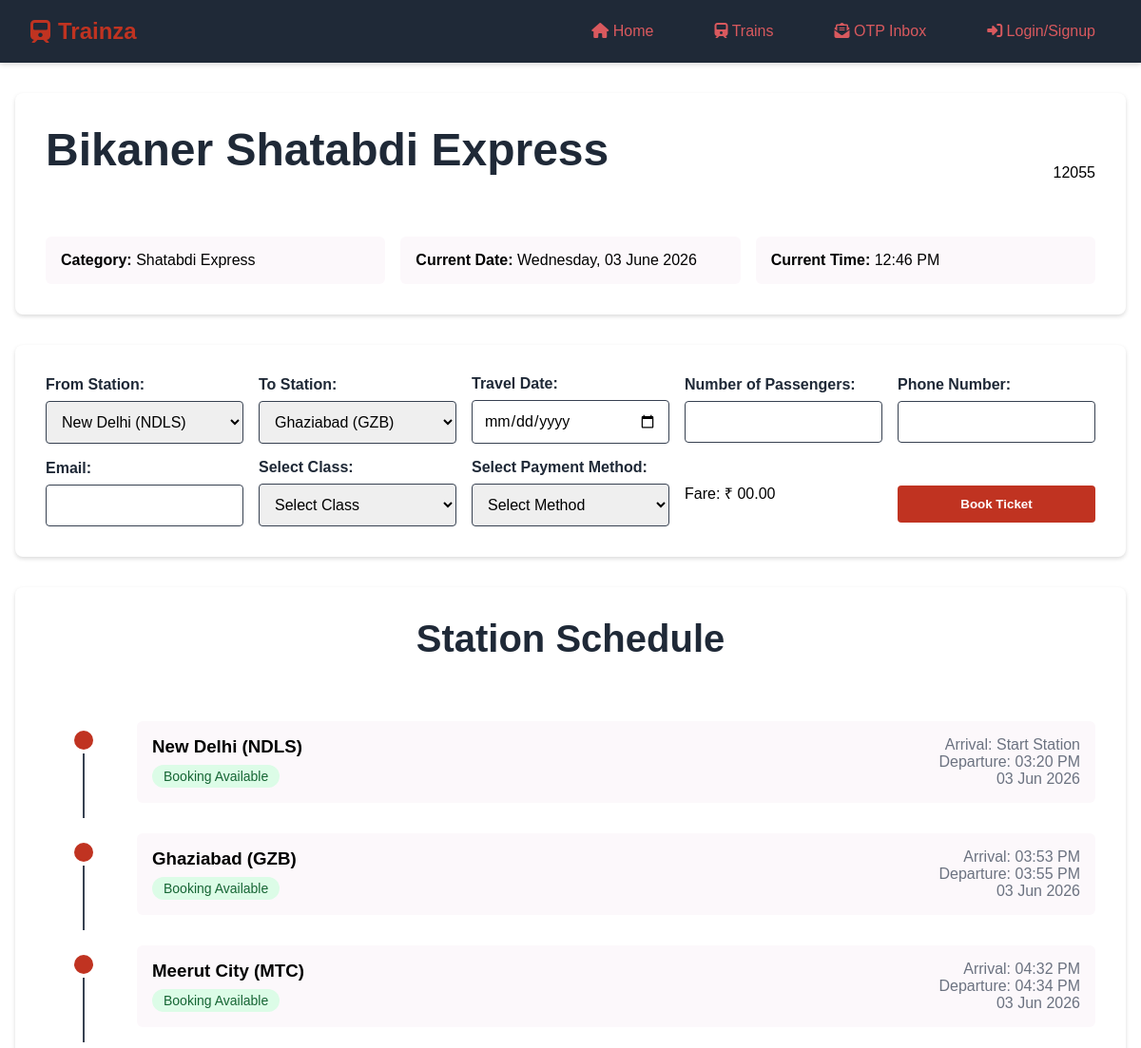
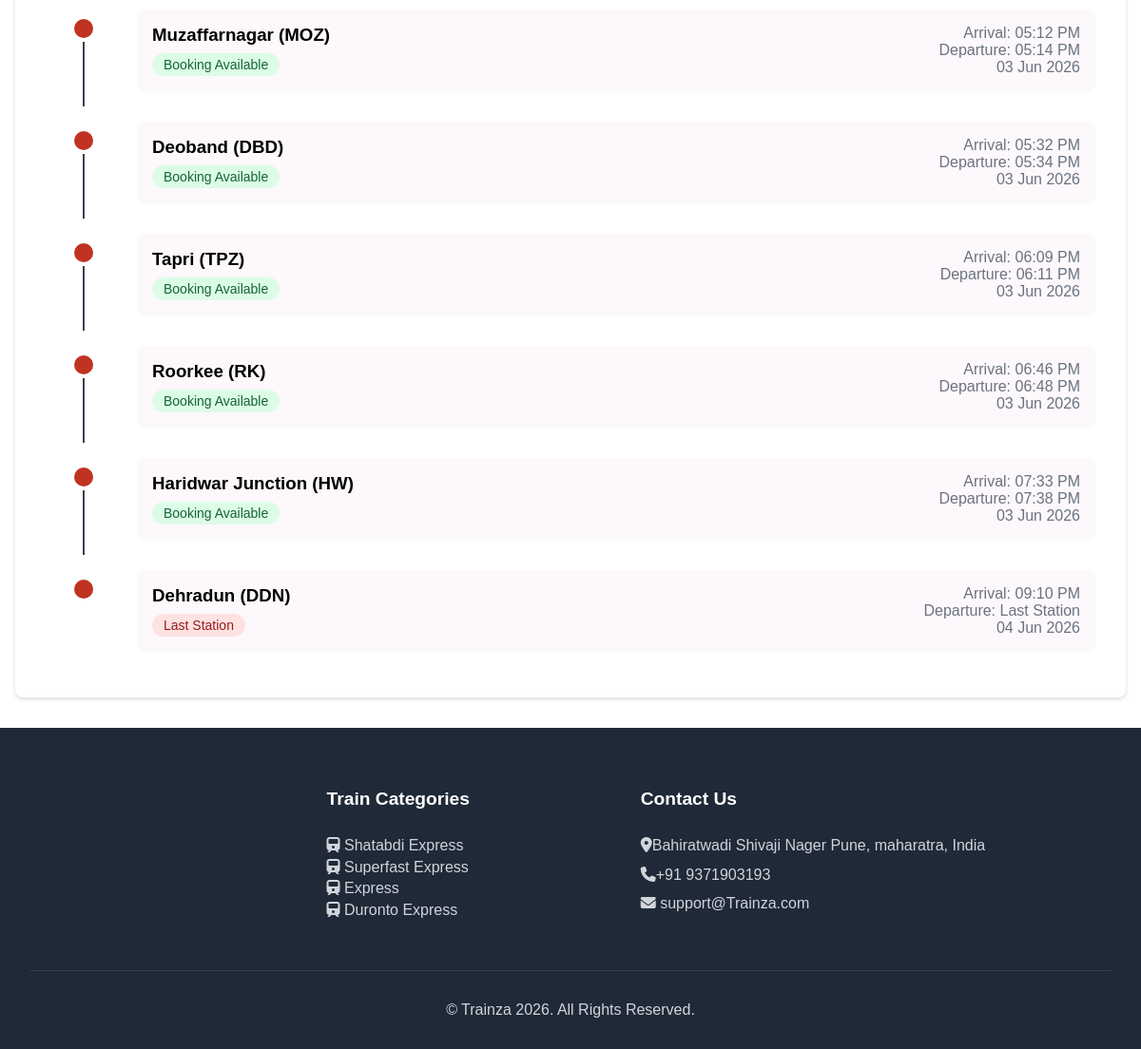
Page /train-details.php?id=14 on the committed database (2 pictures, top to bottom).
### tables this page shows
CREATE TABLE `trains` (
  `id` int(11) NOT NULL,
  `train_name` varchar(255) NOT NULL,
  `train_number` varchar(50) NOT NULL,
  `category` varchar(50) DEFAULT NULL
);

CREATE TABLE `train_stations` (
  `id` int(11) NOT NULL,
  `train_id` int(11) NOT NULL,
  `station_name` varchar(255) NOT NULL,
  `arrival_time` time DEFAULT NULL,
  `departure_time` time DEFAULT NULL,
  `stop_order` int(11) NOT NULL
);

### include/_train-details.php (called while the page is built, shortened)
<?php
require_once 'include/db.php';
$trainId = isset($_GET['id']) ? (int)$_GET['id'] : 0;
$currentDate = date("Y-m-d");
$trainQuery = "SELECT * FROM trains WHERE id = ?";
$trainStmt = $conn->prepare($trainQuery);
$trainStmt->bind_param("i", $trainId);
$trainStmt->execute();
$trainResult = $trainStmt->get_result();
$trainDetails = $trainResult->fetch_assoc();
$stationQuery = "SELECT * FROM train_stations WHERE train_id = ? ORDER BY stop_order";
$stationStmt = $conn->prepare($stationQuery);
$stationStmt->bind_param("i", $trainId);
$stationStmt->execute();
$stationsResult = $stationStmt->get_result();
$stations = [];
while ($row = $stationsResult->fetch_assoc()) {
    $stations[] = $row;
}

### train-details.php (the view, shortened to what this page needs)
<?php require 'include/_train-details.php'; ?>
<!DOCTYPE html>
<html lang="en">
<head>
    <link rel="stylesheet" href="https://cdnjs.cloudflare.com/ajax/libs/font-awesome/6.4.0/css/all.min.css">
    <link rel="stylesheet" href="css/global.css">
    <link rel="stylesheet" href="css/train-details.css">
</head>
<body>
    <?php include "include/nav.php" ?>
    <main>
        <section class="train-header">
            <div class="train-title">
                <h1><?= htmlspecialchars($trainDetails['train_name']) ?></h1>
                <span class="train-number"><?= htmlspecialchars($trainDetails['train_number']) ?></span>
            </div>
            <div class="train-info">
                <div class="info-card">
                    <strong>Category:</strong> <?= htmlspecialchars($trainDetails['category']) ?>
                </div>
                <div class="info-card">
                    <strong>Current Date:</strong> <?= date("l, d F Y") ?>
                </div>
                <div class="info-card">
                    <strong>Current Time:</strong> <?= date("h:i A") ?>
                </div>
            </div>
        </section>
        <section class="form-section">
            <form method="POST">
                <div class="form-group">
                    <label for="from_station">From Station:</label>
                    <select name="from_station" id="from_station" required>
                        <?php foreach (array_slice($stations, 0, -1) as $station): ?>
                            <option value="<?= htmlspecialchars($station['station_name']) ?>"> <?= htmlspecialchars($station['station_name']) ?> </option>
                        <?php endforeach; ?>
                    </select>
                </div>
                <div class="form-group">
                    <label for="to_station">To Station:</label>
                    <select name="to_station" id="to_station" required>
                        <?php foreach (array_slice($stations, 1) as $station): ?>
                            <option value="<?= htmlspecialchars($station['station_name']) ?>">
                                <?= htmlspecialchars($station['station_name']) ?>
                            </option>
                        <?php endforeach; ?>
                    </select>
                </div>
                <div class="form-group">
                    <label for="travel_date">Travel Date:</label>
                    <input type="date" name="travel_date" id="travel_date" min="<?= $currentDate ?>" required>
                </div>
                <div class="form-group">
                    <label for="passengers_count">Number of Passengers:</label>
                    <input type="number" name="passengers_count" id="passengers_count" min="1" required>
                </div>
                <div class="form-group">
                    <label for="phone_number">Phone Number:</label>
                    <input type="text" name="phone_number" id="phone_number" required>
                </div>
                <div class="form-group">
                    <label for="email">Email:</label>
                    <input type="email" name="email" id="email" required>
                </div>
                <div class="form-group">
                    <label for="class" class="form-label">Select Class:</label>
                    <select name="class" id="class" class="form-select" required>
                        <option value="" disabled selected>Select Class</option>
                    </select>
                </div>
                <div class="form-group">
                    <label for="payment_method" class="form-label">Select Payment Method:</label>
                    <select name="payment_method" id="payment_method" class="form-select" required>
                        <option value="" disabled selected>Select Method</option>
                    </select>
                </div>
                <div class="form-group">
                    <span id="fareDisplay">Fare: ₹ 00.00</span>
                </div>
                <div class="form-group">
                    <button class="action-btn"
                        <?php echo isset($_SESSION['user_id']) ? 'type="submit"' : 'onclick="loginRedirect()"' ?>>
                        Book Ticket
                    </button>
                </div>
            </form>
        </section>
        <section class="station-timeline">
            <h2>Station Schedule</h2>
            <?php
            $prevDate = $currentDate;
            $totalStations = count($stations);
            $currentIndex = 0;
            foreach ($stations as $station):
                $currentIndex++;
                $arrivalTime = strtotime($station['arrival_time']);
                $departureTime = strtotime($station['departure_time']);
                if ($departureTime < $arrivalTime) {
                    $prevDate = date('Y-m-d', strtotime($prevDate . ' +1 day'));
                }
                $canBook = ($currentIndex < $totalStations) && (strtotime($prevDate . ' ' . $station['departure_time']) > time());
            ?>
                <div class="timeline-item">
                    <div class="station-dot"></div>
                    <div class="station-info">
                        <div>
                            <h3><?= htmlspecialchars($station['station_name']) ?></h3>
                            <span class="booking-status
            <?= $currentIndex == $totalStations ? 'status-unavailable' : ($canBook ? 'status-available' : 'status-unavailable') ?>">
                                <?= $currentIndex == $totalStations ? 'Last Station' : ($canBook ? 'Booking Available' : 'Train Departed') ?>
                            </span>
                        </div>
                        <div class="time-info">
                            <div>Arrival: <?= $arrivalTime ? date('h:i A', $arrivalTime) : 'Start Station' ?></div>
                            <div>Departure: <?= $departureTime ? date('h:i A', $departureTime) : 'Last Station' ?></div>
                            <div>
                                <?= date('d M Y', strtotime($prevDate)) ?>
                            </div>
                        </div>
                    </div>
                </div>
            <?php endforeach; ?>
    </main>
    <?php include "include/footer.php" ?>
</body>
</html>

### css/global.css (style rules this page uses)
:root { --primary-color: #c03321; --primary-hover: #dd3636; --primary-light: #eaf0f6; --text-color: #d9595e; --text-dark: #1f2937; --text-light: #6b7280; --bg-light: #fcf8fb; --bg-dark: #1f2937; --bg-white: #fff; --border-color: #374151; --shadow-color: rgba(0, 0, 0, 0.144); --shadow-hover: rgba(0, 0, 0, 0.15); --hero-overlay: rgba(0, 0, 0, 0.66); --shadow-primary: rgba(37, 99, 235, 0.2); --shadow-primary-hover: rgba(37, 99, 235, 0.3); }
* { margin: 0; padding: 0; box-sizing: border-box; font-family: "Arial", sans-serif; }
main { max-width: 1200px; margin: 2rem auto; padding: 0 1rem; }
h1 { font-size: 3rem; }
.form-section { background: var(--bg-white); padding: 2rem; border-radius: 8px; box-shadow: 0 2px 4px var(--shadow-color); margin-bottom: 2rem; }
form { display: grid; grid-template-columns: repeat(auto-fit, minmax(200px, 1fr)); gap: 1rem; }
.form-group { display: flex; flex-direction: column; gap: 0.5rem; justify-content: center; }
.form-group label { font-weight: 600; color: var(--text-dark); }
.form-group input, .form-group select { padding: 0.75rem; border: 1px solid var(--border-color); border-radius: 4px; font-size: 1rem; }
.action-btn { background: var(--primary-color); color: white; padding: 0.75rem 1.5rem; border: none; border-radius: 4px; cursor: pointer; font-weight: 600; transition: all 0.3s; margin-top: 1.5rem; }

### css/train-details.css (style rules this page uses)
.train-header { background: var(--bg-white); padding: 2rem; border-radius: 8px; box-shadow: 0 2px 4px var(--shadow-color); margin-bottom: 2rem; }
.train-title { display: flex; justify-content: space-between; align-items: center; margin-bottom: 1rem; }
.train-info { display: grid; grid-template-columns: repeat(auto-fit, minmax(200px, 1fr)); gap: 1rem; margin-top: 1rem; }
.info-card { background: var(--bg-light); padding: 1rem; border-radius: 6px; }
.station-timeline { background: var(--bg-white); padding: 2rem; border-radius: 8px; box-shadow: 0 2px 4px var(--shadow-color); margin-bottom: 2rem; }
.timeline-item { display: grid; grid-template-columns: 80px 1fr; gap: 1rem; padding: 1rem 0; position: relative; }
.timeline-item:not(:last-child)::after { content: ''; position: absolute; left: 39px; top: 50px; bottom: 0; width: 2px; background: var(--border-color); }
.station-dot { width: 20px; height: 20px; background: var(--primary-color); border-radius: 50%; margin: 10px auto; }
.station-info { display: flex; justify-content: space-between; align-items: start; background: var(--bg-light); padding: 1rem; border-radius: 6px; }
.time-info { text-align: right; color: var(--text-light); }
.booking-status { display: inline-block; padding: 0.25rem 0.75rem; border-radius: 20px; font-size: 0.875rem; margin-top: 0.5rem; }
.status-available { background: #dcfce7; color: #166534; }
.status-unavailable { background: #fee2e2; color: #991b1b; }

### rows in the picture
trains: train_name "Bikaner Shatabdi Express", train_number "12055", category "Shatabdi Express"
train_stations: station_name "New Delhi (NDLS)", shows "Booking Available", shows "Start Station", departure_time "03:20 PM"
train_stations: station_name "Ghaziabad (GZB)", shows "Booking Available", arrival_time "03:53 PM", departure_time "03:55 PM"
train_stations: station_name "Meerut City (MTC)", shows "Booking Available", arrival_time "04:32 PM", departure_time "04:34 PM"
train_stations: station_name "Muzaffarnagar (MOZ)", shows "Booking Available", arrival_time "05:12 PM", departure_time "05:14 PM"
train_stations: station_name "Deoband (DBD)", shows "Booking Available", arrival_time "05:32 PM", departure_time "05:34 PM"
train_stations: station_name "Tapri (TPZ)", shows "Booking Available", arrival_time "06:09 PM", departure_time "06:11 PM"
train_stations: station_name "Roorkee (RK)", shows "Booking Available", arrival_time "06:46 PM", departure_time "06:48 PM"
train_stations: station_name "Haridwar Junction (HW)", shows "Booking Available", arrival_time "07:33 PM", departure_time "07:38 PM"
train_stations: station_name "Dehradun (DDN)", shows "Last Station", arrival_time "09:10 PM", prevDate "04 Jun 2026"

### other values in the picture
$category "Shatabdi Express"
$category "Superfast Express"
$category "Express"
$category "Duronto Express"
form field from_station "New Delhi (NDLS)"
